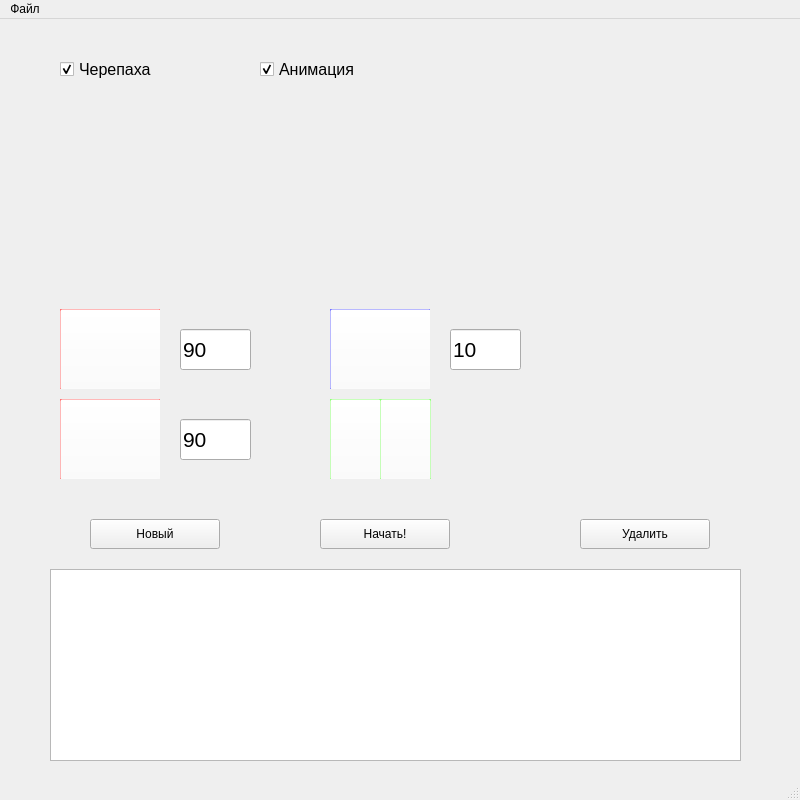
<?xml version="1.0" encoding="UTF-8"?>
<ui version="4.0">
 <class>MainWindow</class>
 <widget class="QMainWindow" name="MainWindow">
  <property name="enabled">
   <bool>true</bool>
  </property>
  <property name="geometry">
   <rect>
    <x>0</x>
    <y>0</y>
    <width>800</width>
    <height>800</height>
   </rect>
  </property>
  <property name="sizePolicy">
   <sizepolicy hsizetype="Fixed" vsizetype="Fixed">
    <horstretch>0</horstretch>
    <verstretch>0</verstretch>
   </sizepolicy>
  </property>
  <property name="windowTitle">
   <string>Guitoturtle</string>
  </property>
  <widget class="QWidget" name="centralwidget">
   <widget class="QWidget" name="rotateRight" native="true">
    <property name="geometry">
     <rect>
      <x>60</x>
      <y>290</y>
      <width>100</width>
      <height>80</height>
     </rect>
    </property>
    <property name="sizePolicy">
     <sizepolicy hsizetype="Fixed" vsizetype="Fixed">
      <horstretch>0</horstretch>
      <verstretch>0</verstretch>
     </sizepolicy>
    </property>
    <property name="minimumSize">
     <size>
      <width>100</width>
      <height>80</height>
     </size>
    </property>
    <property name="cursor">
     <cursorShape>OpenHandCursor</cursorShape>
    </property>
    <property name="styleSheet">
     <string notr="true">background-color: rgb(255, 112, 112);</string>
    </property>
    <widget class="QLabel" name="label">
     <property name="geometry">
      <rect>
       <x>20</x>
       <y>10</y>
       <width>61</width>
       <height>61</height>
      </rect>
     </property>
     <property name="styleSheet">
      <string notr="true">background-image: url(:/Rotations/p.png);</string>
     </property>
     <property name="text">
      <string/>
     </property>
     <property name="pixmap">
      <pixmap resource="Resources/widgetsImages.qrc">:/Rotations/p.png</pixmap>
     </property>
     <property name="scaledContents">
      <bool>true</bool>
     </property>
    </widget>
    <widget class="QLabel" name="labelRight">
     <property name="geometry">
      <rect>
       <x>40</x>
       <y>30</y>
       <width>41</width>
       <height>31</height>
      </rect>
     </property>
     <property name="font">
      <font>
       <pointsize>16</pointsize>
       <weight>75</weight>
       <bold>true</bold>
      </font>
     </property>
     <property name="styleSheet">
      <string notr="true">background-color: rgba(255, 255, 255, 0);</string>
     </property>
     <property name="text">
      <string>90</string>
     </property>
     <property name="alignment">
      <set>Qt::AlignCenter</set>
     </property>
    </widget>
    <widget class="QPushButton" name="btnRight">
     <property name="geometry">
      <rect>
       <x>0</x>
       <y>0</y>
       <width>101</width>
       <height>81</height>
      </rect>
     </property>
     <property name="styleSheet">
      <string notr="true">background-color: rgba(255, 255, 255, 0);</string>
     </property>
     <property name="text">
      <string/>
     </property>
    </widget>
   </widget>
   <widget class="QLineEdit" name="textRight">
    <property name="geometry">
     <rect>
      <x>180</x>
      <y>310</y>
      <width>71</width>
      <height>41</height>
     </rect>
    </property>
    <property name="font">
     <font>
      <pointsize>16</pointsize>
     </font>
    </property>
    <property name="toolTip">
     <string>&lt;html&gt;&lt;head/&gt;&lt;body&gt;&lt;p&gt;&lt;br/&gt;&lt;/p&gt;&lt;/body&gt;&lt;/html&gt;</string>
    </property>
    <property name="text">
     <string>90</string>
    </property>
    <property name="maxLength">
     <number>3</number>
    </property>
    <property name="readOnly">
     <bool>false</bool>
    </property>
   </widget>
   <widget class="QWidget" name="rotateLeft" native="true">
    <property name="geometry">
     <rect>
      <x>60</x>
      <y>380</y>
      <width>100</width>
      <height>80</height>
     </rect>
    </property>
    <property name="sizePolicy">
     <sizepolicy hsizetype="Fixed" vsizetype="Fixed">
      <horstretch>0</horstretch>
      <verstretch>0</verstretch>
     </sizepolicy>
    </property>
    <property name="minimumSize">
     <size>
      <width>100</width>
      <height>80</height>
     </size>
    </property>
    <property name="cursor">
     <cursorShape>OpenHandCursor</cursorShape>
    </property>
    <property name="styleSheet">
     <string notr="true">background-color: rgb(255, 112, 112);</string>
    </property>
    <widget class="QLabel" name="label_3">
     <property name="geometry">
      <rect>
       <x>20</x>
       <y>10</y>
       <width>61</width>
       <height>61</height>
      </rect>
     </property>
     <property name="styleSheet">
      <string notr="true">background-image: url(:/Rotations/p.png);</string>
     </property>
     <property name="text">
      <string/>
     </property>
     <property name="pixmap">
      <pixmap resource="Resources/widgetsImages.qrc">:/Rotations/l.png</pixmap>
     </property>
     <property name="scaledContents">
      <bool>true</bool>
     </property>
    </widget>
    <widget class="QLabel" name="labelLeft">
     <property name="geometry">
      <rect>
       <x>20</x>
       <y>30</y>
       <width>41</width>
       <height>31</height>
      </rect>
     </property>
     <property name="font">
      <font>
       <pointsize>16</pointsize>
       <weight>75</weight>
       <bold>true</bold>
      </font>
     </property>
     <property name="styleSheet">
      <string notr="true">background-color: rgba(255, 255, 255, 0);</string>
     </property>
     <property name="text">
      <string>90</string>
     </property>
     <property name="alignment">
      <set>Qt::AlignCenter</set>
     </property>
    </widget>
    <widget class="QPushButton" name="btnLeft">
     <property name="geometry">
      <rect>
       <x>0</x>
       <y>0</y>
       <width>101</width>
       <height>81</height>
      </rect>
     </property>
     <property name="styleSheet">
      <string notr="true">background-color: rgba(255, 255, 255, 0);</string>
     </property>
     <property name="text">
      <string/>
     </property>
    </widget>
   </widget>
   <widget class="QLineEdit" name="textLeft">
    <property name="geometry">
     <rect>
      <x>180</x>
      <y>400</y>
      <width>71</width>
      <height>41</height>
     </rect>
    </property>
    <property name="font">
     <font>
      <pointsize>16</pointsize>
     </font>
    </property>
    <property name="toolTip">
     <string>&lt;html&gt;&lt;head/&gt;&lt;body&gt;&lt;p&gt;&lt;br/&gt;&lt;/p&gt;&lt;/body&gt;&lt;/html&gt;</string>
    </property>
    <property name="text">
     <string>90</string>
    </property>
    <property name="maxLength">
     <number>3</number>
    </property>
    <property name="readOnly">
     <bool>false</bool>
    </property>
   </widget>
   <widget class="QGroupBox" name="forvard">
    <property name="geometry">
     <rect>
      <x>330</x>
      <y>290</y>
      <width>100</width>
      <height>80</height>
     </rect>
    </property>
    <property name="sizePolicy">
     <sizepolicy hsizetype="Fixed" vsizetype="Fixed">
      <horstretch>0</horstretch>
      <verstretch>0</verstretch>
     </sizepolicy>
    </property>
    <property name="minimumSize">
     <size>
      <width>100</width>
      <height>80</height>
     </size>
    </property>
    <property name="cursor">
     <cursorShape>OpenHandCursor</cursorShape>
    </property>
    <property name="styleSheet">
     <string notr="true">
background-color: rgb(115, 115, 255);</string>
    </property>
    <property name="title">
     <string/>
    </property>
    <widget class="QLabel" name="label_5">
     <property name="geometry">
      <rect>
       <x>10</x>
       <y>10</y>
       <width>41</width>
       <height>61</height>
      </rect>
     </property>
     <property name="styleSheet">
      <string notr="true">background-image: url(:/Forvard/v.png);</string>
     </property>
     <property name="text">
      <string/>
     </property>
     <property name="pixmap">
      <pixmap resource="Resources/widgetsImages.qrc">:/Forvard/v.png</pixmap>
     </property>
     <property name="scaledContents">
      <bool>true</bool>
     </property>
    </widget>
    <widget class="QLabel" name="labelForvard">
     <property name="geometry">
      <rect>
       <x>40</x>
       <y>30</y>
       <width>51</width>
       <height>31</height>
      </rect>
     </property>
     <property name="font">
      <font>
       <pointsize>16</pointsize>
       <weight>75</weight>
       <bold>true</bold>
      </font>
     </property>
     <property name="styleSheet">
      <string notr="true">background-color: rgba(255, 255, 255, 0);</string>
     </property>
     <property name="text">
      <string>10</string>
     </property>
     <property name="alignment">
      <set>Qt::AlignCenter</set>
     </property>
    </widget>
    <widget class="QPushButton" name="btnForvard">
     <property name="geometry">
      <rect>
       <x>0</x>
       <y>0</y>
       <width>101</width>
       <height>81</height>
      </rect>
     </property>
     <property name="styleSheet">
      <string notr="true">background-color: rgba(255, 255, 255, 0);</string>
     </property>
     <property name="text">
      <string/>
     </property>
    </widget>
   </widget>
   <widget class="QLineEdit" name="textForvard">
    <property name="geometry">
     <rect>
      <x>450</x>
      <y>310</y>
      <width>71</width>
      <height>41</height>
     </rect>
    </property>
    <property name="font">
     <font>
      <pointsize>16</pointsize>
     </font>
    </property>
    <property name="toolTip">
     <string>&lt;html&gt;&lt;head/&gt;&lt;body&gt;&lt;p&gt;&lt;br/&gt;&lt;/p&gt;&lt;/body&gt;&lt;/html&gt;</string>
    </property>
    <property name="text">
     <string>10</string>
    </property>
    <property name="maxLength">
     <number>4</number>
    </property>
    <property name="readOnly">
     <bool>false</bool>
    </property>
   </widget>
   <widget class="QCheckBox" name="isTurtle">
    <property name="geometry">
     <rect>
      <x>60</x>
      <y>40</y>
      <width>161</width>
      <height>21</height>
     </rect>
    </property>
    <property name="font">
     <font>
      <pointsize>12</pointsize>
     </font>
    </property>
    <property name="styleSheet">
     <string notr="true"/>
    </property>
    <property name="text">
     <string>Черепаха</string>
    </property>
    <property name="iconSize">
     <size>
      <width>16</width>
      <height>16</height>
     </size>
    </property>
    <property name="checked">
     <bool>true</bool>
    </property>
    <property name="tristate">
     <bool>false</bool>
    </property>
   </widget>
   <widget class="QWidget" name="penUp" native="true">
    <property name="geometry">
     <rect>
      <x>330</x>
      <y>380</y>
      <width>51</width>
      <height>80</height>
     </rect>
    </property>
    <property name="sizePolicy">
     <sizepolicy hsizetype="Fixed" vsizetype="Fixed">
      <horstretch>0</horstretch>
      <verstretch>0</verstretch>
     </sizepolicy>
    </property>
    <property name="minimumSize">
     <size>
      <width>51</width>
      <height>80</height>
     </size>
    </property>
    <property name="cursor">
     <cursorShape>OpenHandCursor</cursorShape>
    </property>
    <property name="styleSheet">
     <string notr="true">background-color: rgb(142, 255, 116);</string>
    </property>
    <widget class="QLabel" name="label_6">
     <property name="geometry">
      <rect>
       <x>5</x>
       <y>10</y>
       <width>41</width>
       <height>61</height>
      </rect>
     </property>
     <property name="styleSheet">
      <string notr="true">background-image: url(:/Forvard/v.png);</string>
     </property>
     <property name="text">
      <string/>
     </property>
     <property name="pixmap">
      <pixmap resource="Resources/widgetsImages.qrc">:/Pen/penUp.png</pixmap>
     </property>
     <property name="scaledContents">
      <bool>true</bool>
     </property>
    </widget>
    <widget class="QPushButton" name="btnUp">
     <property name="geometry">
      <rect>
       <x>0</x>
       <y>0</y>
       <width>51</width>
       <height>81</height>
      </rect>
     </property>
     <property name="styleSheet">
      <string notr="true">background-color: rgba(255, 255, 255, 0);</string>
     </property>
     <property name="text">
      <string/>
     </property>
    </widget>
   </widget>
   <widget class="QWidget" name="penDown" native="true">
    <property name="geometry">
     <rect>
      <x>380</x>
      <y>380</y>
      <width>51</width>
      <height>80</height>
     </rect>
    </property>
    <property name="sizePolicy">
     <sizepolicy hsizetype="Fixed" vsizetype="Fixed">
      <horstretch>0</horstretch>
      <verstretch>0</verstretch>
     </sizepolicy>
    </property>
    <property name="minimumSize">
     <size>
      <width>51</width>
      <height>80</height>
     </size>
    </property>
    <property name="cursor">
     <cursorShape>OpenHandCursor</cursorShape>
    </property>
    <property name="styleSheet">
     <string notr="true">background-color: rgb(142, 255, 116);</string>
    </property>
    <widget class="QLabel" name="label_8">
     <property name="geometry">
      <rect>
       <x>5</x>
       <y>10</y>
       <width>41</width>
       <height>61</height>
      </rect>
     </property>
     <property name="styleSheet">
      <string notr="true">background-image: url(:/Forvard/v.png);</string>
     </property>
     <property name="text">
      <string/>
     </property>
     <property name="pixmap">
      <pixmap resource="Resources/widgetsImages.qrc">:/Pen/penDown.png</pixmap>
     </property>
     <property name="scaledContents">
      <bool>true</bool>
     </property>
    </widget>
    <widget class="QPushButton" name="btnDown">
     <property name="geometry">
      <rect>
       <x>0</x>
       <y>0</y>
       <width>51</width>
       <height>81</height>
      </rect>
     </property>
     <property name="styleSheet">
      <string notr="true">background-color: rgba(255, 255, 255, 0);</string>
     </property>
     <property name="text">
      <string/>
     </property>
    </widget>
   </widget>
   <widget class="QCheckBox" name="isAnim">
    <property name="geometry">
     <rect>
      <x>260</x>
      <y>40</y>
      <width>161</width>
      <height>21</height>
     </rect>
    </property>
    <property name="font">
     <font>
      <pointsize>12</pointsize>
     </font>
    </property>
    <property name="styleSheet">
     <string notr="true"/>
    </property>
    <property name="text">
     <string>Анимация</string>
    </property>
    <property name="iconSize">
     <size>
      <width>16</width>
      <height>16</height>
     </size>
    </property>
    <property name="checked">
     <bool>true</bool>
    </property>
    <property name="tristate">
     <bool>false</bool>
    </property>
   </widget>
   <widget class="QListWidget" name="listWidget">
    <property name="geometry">
     <rect>
      <x>50</x>
      <y>550</y>
      <width>691</width>
      <height>192</height>
     </rect>
    </property>
    <property name="sizePolicy">
     <sizepolicy hsizetype="Fixed" vsizetype="Fixed">
      <horstretch>0</horstretch>
      <verstretch>0</verstretch>
     </sizepolicy>
    </property>
    <property name="dragEnabled">
     <bool>false</bool>
    </property>
    <property name="flow">
     <enum>QListView::LeftToRight</enum>
    </property>
    <property name="spacing">
     <number>25</number>
    </property>
    <property name="gridSize">
     <size>
      <width>120</width>
      <height>100</height>
     </size>
    </property>
    <property name="viewMode">
     <enum>QListView::IconMode</enum>
    </property>
   </widget>
   <widget class="QPushButton" name="btnPlay">
    <property name="geometry">
     <rect>
      <x>320</x>
      <y>500</y>
      <width>130</width>
      <height>30</height>
     </rect>
    </property>
    <property name="text">
     <string>Начать!</string>
    </property>
   </widget>
   <widget class="QPushButton" name="btnRemove">
    <property name="geometry">
     <rect>
      <x>580</x>
      <y>500</y>
      <width>130</width>
      <height>30</height>
     </rect>
    </property>
    <property name="text">
     <string>Удалить</string>
    </property>
   </widget>
   <widget class="QPushButton" name="btnNew">
    <property name="geometry">
     <rect>
      <x>90</x>
      <y>500</y>
      <width>130</width>
      <height>30</height>
     </rect>
    </property>
    <property name="text">
     <string>Новый</string>
    </property>
   </widget>
  </widget>
  <widget class="QMenuBar" name="menubar">
   <property name="geometry">
    <rect>
     <x>0</x>
     <y>0</y>
     <width>800</width>
     <height>21</height>
    </rect>
   </property>
   <widget class="QMenu" name="menu">
    <property name="title">
     <string>Файл</string>
    </property>
    <addaction name="action"/>
    <addaction name="action_2"/>
    <addaction name="action_3"/>
   </widget>
   <addaction name="menu"/>
  </widget>
  <widget class="QStatusBar" name="statusbar"/>
  <action name="action">
   <property name="text">
    <string>Создать новый файл</string>
   </property>
  </action>
  <action name="action_2">
   <property name="text">
    <string>Открыть файл</string>
   </property>
  </action>
  <action name="action_3">
   <property name="text">
    <string>Сохранить файл</string>
   </property>
  </action>
 </widget>
 <resources>
  <include location="Resources/widgetsImages.qrc"/>
 </resources>
 <connections>
  <connection>
   <sender>textRight</sender>
   <signal>textChanged(QString)</signal>
   <receiver>labelRight</receiver>
   <slot>setText(QString)</slot>
   <hints>
    <hint type="sourcelabel">
     <x>227</x>
     <y>356</y>
    </hint>
    <hint type="destinationlabel">
     <x>128</x>
     <y>360</y>
    </hint>
   </hints>
  </connection>
  <connection>
   <sender>textLeft</sender>
   <signal>textChanged(QString)</signal>
   <receiver>labelLeft</receiver>
   <slot>setText(QString)</slot>
   <hints>
    <hint type="sourcelabel">
     <x>216</x>
     <y>435</y>
    </hint>
    <hint type="destinationlabel">
     <x>98</x>
     <y>445</y>
    </hint>
   </hints>
  </connection>
  <connection>
   <sender>textForvard</sender>
   <signal>textChanged(QString)</signal>
   <receiver>labelForvard</receiver>
   <slot>setText(QString)</slot>
   <hints>
    <hint type="sourcelabel">
     <x>487</x>
     <y>354</y>
    </hint>
    <hint type="destinationlabel">
     <x>394</x>
     <y>354</y>
    </hint>
   </hints>
  </connection>
 </connections>
</ui>
